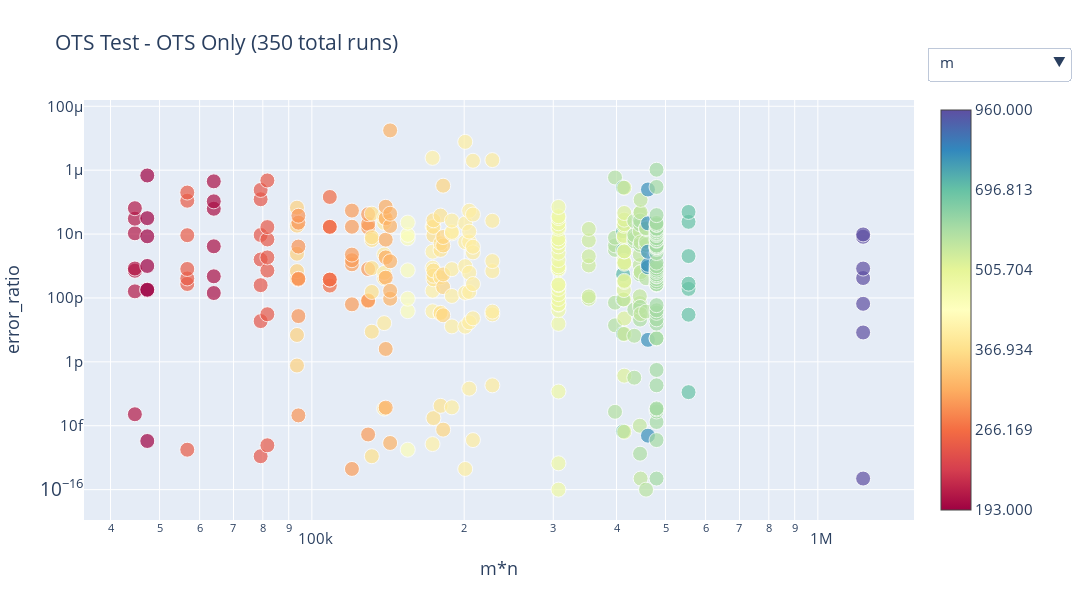

Write notebook code for a chart like this one.
### Code cell
# title = 'OTS Test'
x = 'm*n'
y = 'error_ratio'
remove_outliers = 0
logscale = (True, True)
font_size = 15

filter = {'c_name': lambda x: (x == 'g_ots'),
          'type': lambda x: (x == 'horse'),
          'method': lambda x: (x != 'Householder')}
fig = plot_agg_global_df(x=x, y=y, remove_outliers=remove_outliers, dataframe_path=df_path,
                         filter=filter, new_col=new_col, remove_col=remove_col,
                         logscale=logscale, title=title + ' - OTS Only', font_size = font_size
                   )
fig.write_html('./data/plots/' + title.replace(' ', '_').lower() + '_' + str(next(counter)) + '.html')
fig.show()

### Figure 1 — Plotly figure (JSON) as saved in the notebook; plotly's stock layout.template omitted (floating-point values rounded to 4 significant figures; data arrays with more than 128 entries replaced by an {"elided": "..."} marker saying what was removed)
{"data": [{"hoverinfo": "text", "marker": {"color": {"elided": "350 float values"}, "colorbar": {"ticktext": ["193.000", "266.169", "366.934", "505.704", "696.813", "960.000"], "tickvals": [0, 0.2, 0.4, 0.6, 0.8, 1]}, "colorscale": [[0, "rgb(158,1,66)"], [0.1, "rgb(213,62,79)"], [0.2, "rgb(244,109,67)"], [0.3, "rgb(253,174,97)"], [0.4, "rgb(254,224,139)"], [0.5, "rgb(255,255,191)"], [0.6, "rgb(230,245,152)"], [0.7, "rgb(171,221,164)"], [0.8, "rgb(102,194,165)"], [0.9, "rgb(50,136,189)"], [1, "rgb(94,79,162)"]], "showscale": true, "size": {"elided": "350 int values"}}, "mode": "markers", "name": "m", "text": {"elided": "350 str values"}, "type": "scatter", "visible": true, "x": {"elided": "350 int values"}, "y": {"elided": "350 float values"}}, {"hoverinfo": "text", "marker": {"color": {"elided": "350 float values"}, "colorbar": {"ticktext": ["218.000", "310.792", "442.901", "630.986", "898.763", "1280.000"], "tickvals": [0, 0.2, 0.4, 0.6, 0.8, 1]}, "colorscale": [[0, "rgb(158,1,66)"], [0.1, "rgb(213,62,79)"], [0.2, "rgb(244,109,67)"], [0.3, "rgb(253,174,97)"], [0.4, "rgb(254,224,139)"], [0.5, "rgb(255,255,191)"], [0.6, "rgb(230,245,152)"], [0.7, "rgb(171,221,164)"], [0.8, "rgb(102,194,165)"], [0.9, "rgb(50,136,189)"], [1, "rgb(94,79,162)"]], "showscale": true, "size": {"elided": "350 int values"}}, "mode": "markers", "name": "n", "text": {"elided": "350 str values"}, "type": "scatter", "visible": false, "x": {"elided": "350 int values"}, "y": {"elided": "350 float values"}}, {"hoverinfo": "text", "marker": {"color": {"elided": "350 float values"}, "colorbar": {"ticktext": ["1.000", "3.012", "7.050", "15.150", "31.399", "64.000"], "tickvals": [0, 0.2, 0.4, 0.6, 0.8, 1]}, "colorscale": [[0, "rgb(158,1,66)"], [0.1, "rgb(213,62,79)"], [0.2, "rgb(244,109,67)"], [0.3, "rgb(253,174,97)"], [0.4, "rgb(254,224,139)"], [0.5, "rgb(255,255,191)"], [0.6, "rgb(230,245,152)"], [0.7, "rgb(171,221,164)"], [0.8, "rgb(102,194,165)"], [0.9, "rgb(50,136,189)"], [1, "rgb(94,79,162)"]], "showscale": true, "size": {"elided": "350 int values"}}, "mode": "markers", "name": "k", "text": {"elided": "350 str values"}, "type": "scatter", "visible": false, "x": {"elided": "350 int values"}, "y": {"elided": "350 float values"}}, {"hoverinfo": "text", "marker": {"color": {"elided": "350 float values"}, "colorbar": {"ticktext": ["3.000", "13.167", "49.174", "176.701", "628.361", "2228.000"], "tickvals": [0, 0.2, 0.4, 0.6, 0.8, 1]}, "colorscale": [[0, "rgb(158,1,66)"], [0.1, "rgb(213,62,79)"], [0.2, "rgb(244,109,67)"], [0.3, "rgb(253,174,97)"], [0.4, "rgb(254,224,139)"], [0.5, "rgb(255,255,191)"], [0.6, "rgb(230,245,152)"], [0.7, "rgb(171,221,164)"], [0.8, "rgb(102,194,165)"], [0.9, "rgb(50,136,189)"], [1, "rgb(94,79,162)"]], "showscale": true, "size": {"elided": "350 int values"}}, "mode": "markers", "name": "n_iteration", "text": {"elided": "350 str values"}, "type": "scatter", "visible": false, "x": {"elided": "350 int values"}, "y": {"elided": "350 float values"}}, {"hoverinfo": "text", "marker": {"color": {"elided": "350 float values"}, "colorbar": {"ticktext": ["0.000", "0.002", "0.005", "0.007", "0.009", "0.011"], "tickvals": [0, 0.2, 0.4, 0.6, 0.8, 1]}, "colorscale": [[0, "rgb(158,1,66)"], [0.1, "rgb(213,62,79)"], [0.2, "rgb(244,109,67)"], [0.3, "rgb(253,174,97)"], [0.4, "rgb(254,224,139)"], [0.5, "rgb(255,255,191)"], [0.6, "rgb(230,245,152)"], [0.7, "rgb(171,221,164)"], [0.8, "rgb(102,194,165)"], [0.9, "rgb(50,136,189)"], [1, "rgb(94,79,162)"]], "showscale": true, "size": {"elided": "350 int values"}}, "mode": "markers", "name": "step_time", "text": {"elided": "350 str values"}, "type": "scatter", "visible": false, "x": {"elided": "350 int values"}, "y": {"elided": "350 float values"}}, {"hoverinfo": "text", "marker": {"color": {"elided": "350 float values"}, "colorbar": {"ticktext": ["0.000", "0.799", "2.236", "4.819", "9.465", "17.821"], "tickvals": [0, 0.2, 0.4, 0.6, 0.8, 1]}, "colorscale": [[0, "rgb(158,1,66)"], [0.1, "rgb(213,62,79)"], [0.2, "rgb(244,109,67)"], [0.3, "rgb(253,174,97)"], [0.4, "rgb(254,224,139)"], [0.5, "rgb(255,255,191)"], [0.6, "rgb(230,245,152)"], [0.7, "rgb(171,221,164)"], [0.8, "rgb(102,194,165)"], [0.9, "rgb(50,136,189)"], [1, "rgb(94,79,162)"]], "showscale": true, "size": {"elided": "350 int values"}}, "mode": "markers", "name": "tot_time", "text": {"elided": "350 str values"}, "type": "scatter", "visible": false, "x": {"elided": "350 int values"}, "y": {"elided": "350 float values"}}, {"hoverinfo": "text", "marker": {"color": {"elided": "350 float values"}, "colorbar": {"ticktext": ["0.000", "0.002", "0.004", "0.006", "0.008", "0.010"], "tickvals": [0, 0.2, 0.4, 0.6, 0.8, 1]}, "colorscale": [[0, "rgb(158,1,66)"], [0.1, "rgb(213,62,79)"], [0.2, "rgb(244,109,67)"], [0.3, "rgb(253,174,97)"], [0.4, "rgb(254,224,139)"], [0.5, "rgb(255,255,191)"], [0.6, "rgb(230,245,152)"], [0.7, "rgb(171,221,164)"], [0.8, "rgb(102,194,165)"], [0.9, "rgb(50,136,189)"], [1, "rgb(94,79,162)"]], "showscale": true, "size": {"elided": "350 int values"}}, "mode": "markers", "name": "qr_time", "text": {"elided": "350 str values"}, "type": "scatter", "visible": false, "x": {"elided": "350 int values"}, "y": {"elided": "350 float values"}}, {"hoverinfo": "text", "marker": {"color": {"elided": "350 float values"}, "colorbar": {"ticktext": ["0.000", "0.000", "0.001", "0.001", "0.001", "0.001"], "tickvals": [0, 0.2, 0.4, 0.6, 0.8, 1]}, "colorscale": [[0, "rgb(158,1,66)"], [0.1, "rgb(213,62,79)"], [0.2, "rgb(244,109,67)"], [0.3, "rgb(253,174,97)"], [0.4, "rgb(254,224,139)"], [0.5, "rgb(255,255,191)"], [0.6, "rgb(230,245,152)"], [0.7, "rgb(171,221,164)"], [0.8, "rgb(102,194,165)"], [0.9, "rgb(50,136,189)"], [1, "rgb(94,79,162)"]], "showscale": true, "size": {"elided": "350 int values"}}, "mode": "markers", "name": "manip_time", "text": {"elided": "350 str values"}, "type": "scatter", "visible": false, "x": {"elided": "350 int values"}, "y": {"elided": "350 float values"}}, {"hoverinfo": "text", "marker": {"color": {"elided": "350 float values"}, "colorbar": {"ticktext": ["0.000", "0.000", "0.001", "0.001", "0.002", "0.002"], "tickvals": [0, 0.2, 0.4, 0.6, 0.8, 1]}, "colorscale": [[0, "rgb(158,1,66)"], [0.1, "rgb(213,62,79)"], [0.2, "rgb(244,109,67)"], [0.3, "rgb(253,174,97)"], [0.4, "rgb(254,224,139)"], [0.5, "rgb(255,255,191)"], [0.6, "rgb(230,245,152)"], [0.7, "rgb(171,221,164)"], [0.8, "rgb(102,194,165)"], [0.9, "rgb(50,136,189)"], [1, "rgb(94,79,162)"]], "showscale": true, "size": {"elided": "350 int values"}}, "mode": "markers", "name": "bw_time", "text": {"elided": "350 str values"}, "type": "scatter", "visible": false, "x": {"elided": "350 int values"}, "y": {"elided": "350 float values"}}, {"hoverinfo": "text", "marker": {"color": {"elided": "350 float values"}, "colorbar": {"ticktext": ["606.225", "1444.670", "3440.823", "8193.226", "19507.656", "46444.838"], "tickvals": [0, 0.2, 0.4, 0.6, 0.8, 1]}, "colorscale": [[0, "rgb(158,1,66)"], [0.1, "rgb(213,62,79)"], [0.2, "rgb(244,109,67)"], [0.3, "rgb(253,174,97)"], [0.4, "rgb(254,224,139)"], [0.5, "rgb(255,255,191)"], [0.6, "rgb(230,245,152)"], [0.7, "rgb(171,221,164)"], [0.8, "rgb(102,194,165)"], [0.9, "rgb(50,136,189)"], [1, "rgb(94,79,162)"]], "showscale": true, "size": {"elided": "350 int values"}}, "mode": "markers", "name": "obj_fun_abs", "text": {"elided": "350 str values"}, "type": "scatter", "visible": false, "x": {"elided": "350 int values"}, "y": {"elided": "350 float values"}}, {"hoverinfo": "text", "marker": {"color": {"elided": "350 float values"}, "colorbar": {"ticktext": ["0.019", "0.098", "0.183", "0.274", "0.373", "0.479"], "tickvals": [0, 0.2, 0.4, 0.6, 0.8, 1]}, "colorscale": [[0, "rgb(158,1,66)"], [0.1, "rgb(213,62,79)"], [0.2, "rgb(244,109,67)"], [0.3, "rgb(253,174,97)"], [0.4, "rgb(254,224,139)"], [0.5, "rgb(255,255,191)"], [0.6, "rgb(230,245,152)"], [0.7, "rgb(171,221,164)"], [0.8, "rgb(102,194,165)"], [0.9, "rgb(50,136,189)"], [1, "rgb(94,79,162)"]], "showscale": true, "size": {"elided": "350 int values"}}, "mode": "markers", "name": "obj_fun_rel", "text": {"elided": "350 str values"}, "type": "scatter", "visible": false, "x": {"elided": "350 int values"}, "y": {"elided": "350 float values"}}, {"hoverinfo": "text", "marker": {"color": {"elided": "350 float values"}, "colorbar": {"ticktext": ["42.634", "94.861", "209.603", "461.684", "1015.495", "2232.190"], "tickvals": [0, 0.2, 0.4, 0.6, 0.8, 1]}, "colorscale": [[0, "rgb(158,1,66)"], [0.1, "rgb(213,62,79)"], [0.2, "rgb(244,109,67)"], [0.3, "rgb(253,174,97)"], [0.4, "rgb(254,224,139)"], [0.5, "rgb(255,255,191)"], [0.6, "rgb(230,245,152)"], [0.7, "rgb(171,221,164)"], [0.8, "rgb(102,194,165)"], [0.9, "rgb(50,136,189)"], [1, "rgb(94,79,162)"]], "showscale": true, "size": {"elided": "350 int values"}}, "mode": "markers", "name": "U_norm", "text": {"elided": "350 str values"}, "type": "scatter", "visible": false, "x": {"elided": "350 int values"}, "y": {"elided": "350 float values"}}, {"hoverinfo": "text", "marker": {"color": {"elided": "350 float values"}, "colorbar": {"ticktext": ["86.940", "151.517", "263.514", "457.755", "794.631", "1378.886"], "tickvals": [0, 0.2, 0.4, 0.6, 0.8, 1]}, "colorscale": [[0, "rgb(158,1,66)"], [0.1, "rgb(213,62,79)"], [0.2, "rgb(244,109,67)"], [0.3, "rgb(253,174,97)"], [0.4, "rgb(254,224,139)"], [0.5, "rgb(255,255,191)"], [0.6, "rgb(230,245,152)"], [0.7, "rgb(171,221,164)"], [0.8, "rgb(102,194,165)"], [0.9, "rgb(50,136,189)"], [1, "rgb(94,79,162)"]], "showscale": true, "size": {"elided": "350 int values"}}, "mode": "markers", "name": "V_norm", "text": {"elided": "350 str values"}, "type": "scatter", "visible": false, "x": {"elided": "350 int values"}, "y": {"elided": "350 float values"}}, {"hoverinfo": "text", "marker": {"color": {"elided": "350 float values"}, "colorbar": {"ticktext": ["2.797", "12.436", "46.546", "167.253", "594.406", "2105.995"], "tickvals": [0, 0.2, 0.4, 0.6, 0.8, 1]}, "colorscale": [[0, "rgb(158,1,66)"], [0.1, "rgb(213,62,79)"], [0.2, "rgb(244,109,67)"], [0.3, "rgb(253,174,97)"], [0.4, "rgb(254,224,139)"], [0.5, "rgb(255,255,191)"], [0.6, "rgb(230,245,152)"], [0.7, "rgb(171,221,164)"], [0.8, "rgb(102,194,165)"], [0.9, "rgb(50,136,189)"], [1, "rgb(94,79,162)"]], "showscale": true, "size": {"elided": "350 int values"}}, "mode": "markers", "name": "U_V_norm_diff", "text": {"elided": "350 str values"}, "type": "scatter", "visible": false, "x": {"elided": "350 int values"}, "y": {"elided": "350 float values"}}, {"hoverinfo": "text", "marker": {"color": {"elided": "350 float values"}, "colorbar": {"ticktext": ["193.000", "266.169", "366.934", "505.704", "696.813", "960.000"], "tickvals": [0, 0.2, 0.4, 0.6, 0.8, 1]}, "colorscale": [[0, "rgb(158,1,66)"], [0.1, "rgb(213,62,79)"], [0.2, "rgb(244,109,67)"], [0.3, "rgb(253,174,97)"], [0.4, "rgb(254,224,139)"], [0.5, "rgb(255,255,191)"], [0.6, "rgb(230,245,152)"], [0.7, "rgb(171,221,164)"], [0.8, "rgb(102,194,165)"], [0.9, "rgb(50,136,189)"], [1, "rgb(94,79,162)"]], "showscale": true, "size": {"elided": "350 int values"}}, "mode": "markers", "name": "A_rank", "text": {"elided": "350 str values"}, "type": "scatter", "visible": false, "x": {"elided": "350 int values"}, "y": {"elided": "350 float values"}}], "layout": {"font": {"size": 15}, "height": 600, "title": {"text": "OTS Test - OTS Only (350 total runs)"}, "updatemenus": [{"active": 0, "buttons": [{"args": [{"visible": [true, false, false, false, false, false, false, false, false, false, false, false, false, false, false]}, {"annotations": []}], "label": "m", "method": "update"}, {"args": [{"visible": [false, true, false, false, false, false, false, false, false, false, false, false, false, false, false]}, {"annotations": []}], "label": "n", "method": "update"}, {"args": [{"visible": [false, false, true, false, false, false, false, false, false, false, false, false, false, false, false]}, {"annotations": []}], "label": "k", "method": "update"}, {"args": [{"visible": [false, false, false, true, false, false, false, false, false, false, false, false, false, false, false]}, {"annotations": []}], "label": "n_iteration", "method": "update"}, {"args": [{"visible": [false, false, false, false, true, false, false, false, false, false, false, false, false, false, false]}, {"annotations": []}], "label": "step_time", "method": "update"}, {"args": [{"visible": [false, false, false, false, false, true, false, false, false, false, false, false, false, false, false]}, {"annotations": []}], "label": "tot_time", "method": "update"}, {"args": [{"visible": [false, false, false, false, false, false, true, false, false, false, false, false, false, false, false]}, {"annotations": []}], "label": "qr_time", "method": "update"}, {"args": [{"visible": [false, false, false, false, false, false, false, true, false, false, false, false, false, false, false]}, {"annotations": []}], "label": "manip_time", "method": "update"}, {"args": [{"visible": [false, false, false, false, false, false, false, false, true, false, false, false, false, false, false]}, {"annotations": []}], "label": "bw_time", "method": "update"}, {"args": [{"visible": [false, false, false, false, false, false, false, false, false, true, false, false, false, false, false]}, {"annotations": []}], "label": "obj_fun_abs", "method": "update"}, {"args": [{"visible": [false, false, false, false, false, false, false, false, false, false, true, false, false, false, false]}, {"annotations": []}], "label": "obj_fun_rel", "method": "update"}, {"args": [{"visible": [false, false, false, false, false, false, false, false, false, false, false, true, false, false, false]}, {"annotations": []}], "label": "U_norm", "method": "update"}, {"args": [{"visible": [false, false, false, false, false, false, false, false, false, false, false, false, true, false, false]}, {"annotations": []}], "label": "V_norm", "method": "update"}, {"args": [{"visible": [false, false, false, false, false, false, false, false, false, false, false, false, false, true, false]}, {"annotations": []}], "label": "U_V_norm_diff", "method": "update"}, {"args": [{"visible": [false, false, false, false, false, false, false, false, false, false, false, false, false, false, true]}, {"annotations": []}], "label": "A_rank", "method": "update"}], "direction": "down", "pad": {"r": 10, "t": 10}, "showactive": true, "x": 1.2, "xanchor": "right", "y": 1.15, "yanchor": "top"}], "width": 1100, "xaxis": {"title": {"text": "m*n"}, "type": "log"}, "yaxis": {"title": {"text": "error_ratio"}, "type": "log"}}}
